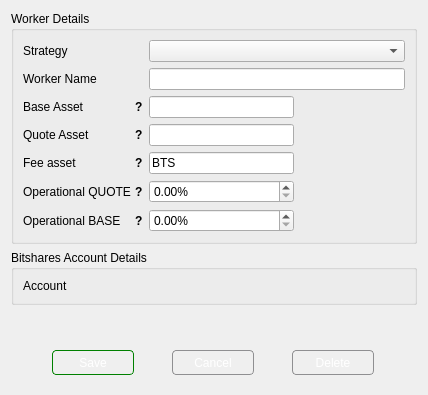
<?xml version="1.0" encoding="UTF-8"?>
<ui version="4.0">
 <class>Dialog</class>
 <widget class="QDialog" name="Dialog">
  <property name="geometry">
   <rect>
    <x>0</x>
    <y>0</y>
    <width>428</width>
    <height>395</height>
   </rect>
  </property>
  <property name="windowTitle">
   <string>EVRAZ DEXbot - Edit Worker</string>
  </property>
  <layout class="QVBoxLayout" name="verticalLayout">
   <item>
    <widget class="QGroupBox" name="groupBox">
     <property name="title">
      <string>Worker Details</string>
     </property>
     <layout class="QFormLayout" name="formLayout_3">
      <item row="0" column="0">
       <widget class="QLabel" name="strategy_label">
        <property name="minimumSize">
         <size>
          <width>120</width>
          <height>0</height>
         </size>
        </property>
        <property name="maximumSize">
         <size>
          <width>120</width>
          <height>16777215</height>
         </size>
        </property>
        <property name="text">
         <string>Strategy</string>
        </property>
        <property name="buddy">
         <cstring>strategy_input</cstring>
        </property>
       </widget>
      </item>
      <item row="0" column="1">
       <widget class="QComboBox" name="strategy_input">
        <property name="currentIndex">
         <number>-1</number>
        </property>
       </widget>
      </item>
      <item row="1" column="0">
       <widget class="QLabel" name="worker_name_label">
        <property name="minimumSize">
         <size>
          <width>120</width>
          <height>0</height>
         </size>
        </property>
        <property name="maximumSize">
         <size>
          <width>120</width>
          <height>16777215</height>
         </size>
        </property>
        <property name="text">
         <string>Worker Name</string>
        </property>
        <property name="buddy">
         <cstring>worker_name_input</cstring>
        </property>
       </widget>
      </item>
      <item row="1" column="1">
       <widget class="QLineEdit" name="worker_name_input"/>
      </item>
      <item row="5" column="1">
       <widget class="QLineEdit" name="quote_asset_input">
        <property name="sizePolicy">
         <sizepolicy hsizetype="Fixed" vsizetype="Fixed">
          <horstretch>0</horstretch>
          <verstretch>0</verstretch>
         </sizepolicy>
        </property>
        <property name="maximumSize">
         <size>
          <width>145</width>
          <height>16777215</height>
         </size>
        </property>
       </widget>
      </item>
      <item row="3" column="0">
       <widget class="QWidget" name="base_asset_wrap" native="true">
        <property name="sizePolicy">
         <sizepolicy hsizetype="Fixed" vsizetype="Preferred">
          <horstretch>0</horstretch>
          <verstretch>0</verstretch>
         </sizepolicy>
        </property>
        <property name="minimumSize">
         <size>
          <width>120</width>
          <height>0</height>
         </size>
        </property>
        <property name="maximumSize">
         <size>
          <width>120</width>
          <height>16777215</height>
         </size>
        </property>
        <layout class="QHBoxLayout" name="horizontalLayout">
         <property name="spacing">
          <number>0</number>
         </property>
         <property name="leftMargin">
          <number>0</number>
         </property>
         <property name="topMargin">
          <number>0</number>
         </property>
         <property name="rightMargin">
          <number>0</number>
         </property>
         <property name="bottomMargin">
          <number>0</number>
         </property>
         <item>
          <widget class="QLabel" name="base_asset_label">
           <property name="minimumSize">
            <size>
             <width>0</width>
             <height>0</height>
            </size>
           </property>
           <property name="maximumSize">
            <size>
             <width>16777215</width>
             <height>16777215</height>
            </size>
           </property>
           <property name="text">
            <string>Base Asset</string>
           </property>
          </widget>
         </item>
         <item>
          <widget class="QLabel" name="base_asset_tooltip">
           <property name="sizePolicy">
            <sizepolicy hsizetype="Fixed" vsizetype="Preferred">
             <horstretch>0</horstretch>
             <verstretch>0</verstretch>
            </sizepolicy>
           </property>
           <property name="font">
            <font>
             <bold>true</bold>
            </font>
           </property>
           <property name="cursor">
            <cursorShape>WhatsThisCursor</cursorShape>
           </property>
           <property name="toolTip">
            <string>Asset to be used as unit of measure</string>
           </property>
           <property name="text">
            <string>?</string>
           </property>
           <property name="margin">
            <number>5</number>
           </property>
          </widget>
         </item>
        </layout>
       </widget>
      </item>
      <item row="5" column="0">
       <widget class="QWidget" name="quote_asset_wrap" native="true">
        <property name="sizePolicy">
         <sizepolicy hsizetype="Fixed" vsizetype="Preferred">
          <horstretch>0</horstretch>
          <verstretch>0</verstretch>
         </sizepolicy>
        </property>
        <property name="minimumSize">
         <size>
          <width>120</width>
          <height>0</height>
         </size>
        </property>
        <property name="maximumSize">
         <size>
          <width>120</width>
          <height>16777215</height>
         </size>
        </property>
        <layout class="QHBoxLayout" name="horizontalLayout_3">
         <property name="spacing">
          <number>0</number>
         </property>
         <property name="leftMargin">
          <number>0</number>
         </property>
         <property name="topMargin">
          <number>0</number>
         </property>
         <property name="rightMargin">
          <number>0</number>
         </property>
         <property name="bottomMargin">
          <number>0</number>
         </property>
         <item>
          <widget class="QLabel" name="quote_asset_label">
           <property name="minimumSize">
            <size>
             <width>0</width>
             <height>0</height>
            </size>
           </property>
           <property name="maximumSize">
            <size>
             <width>16777215</width>
             <height>16777215</height>
            </size>
           </property>
           <property name="text">
            <string>Quote Asset</string>
           </property>
           <property name="buddy">
            <cstring>quote_asset_input</cstring>
           </property>
          </widget>
         </item>
         <item>
          <widget class="QLabel" name="quote_asset_tooltip">
           <property name="sizePolicy">
            <sizepolicy hsizetype="Fixed" vsizetype="Preferred">
             <horstretch>0</horstretch>
             <verstretch>0</verstretch>
            </sizepolicy>
           </property>
           <property name="font">
            <font>
             <bold>true</bold>
            </font>
           </property>
           <property name="cursor">
            <cursorShape>WhatsThisCursor</cursorShape>
           </property>
           <property name="toolTip">
            <string>Asset to be bought and sold</string>
           </property>
           <property name="text">
            <string>?</string>
           </property>
           <property name="margin">
            <number>5</number>
           </property>
          </widget>
         </item>
        </layout>
       </widget>
      </item>
      <item row="6" column="0">
       <widget class="QWidget" name="fee_asset_wrap" native="true">
        <property name="sizePolicy">
         <sizepolicy hsizetype="Fixed" vsizetype="Preferred">
          <horstretch>0</horstretch>
          <verstretch>0</verstretch>
         </sizepolicy>
        </property>
        <property name="minimumSize">
         <size>
          <width>120</width>
          <height>0</height>
         </size>
        </property>
        <property name="maximumSize">
         <size>
          <width>120</width>
          <height>16777215</height>
         </size>
        </property>
        <layout class="QHBoxLayout" name="horizontalLayout_5">
         <property name="spacing">
          <number>0</number>
         </property>
         <property name="leftMargin">
          <number>0</number>
         </property>
         <property name="topMargin">
          <number>0</number>
         </property>
         <property name="rightMargin">
          <number>0</number>
         </property>
         <property name="bottomMargin">
          <number>0</number>
         </property>
         <item>
          <widget class="QLabel" name="fee_asset_label">
           <property name="minimumSize">
            <size>
             <width>0</width>
             <height>0</height>
            </size>
           </property>
           <property name="maximumSize">
            <size>
             <width>16777215</width>
             <height>16777215</height>
            </size>
           </property>
           <property name="text">
            <string>Fee asset</string>
           </property>
           <property name="buddy">
            <cstring>quote_asset_input</cstring>
           </property>
          </widget>
         </item>
         <item>
          <widget class="QLabel" name="fee_asset_tooltip">
           <property name="sizePolicy">
            <sizepolicy hsizetype="Fixed" vsizetype="Preferred">
             <horstretch>0</horstretch>
             <verstretch>0</verstretch>
            </sizepolicy>
           </property>
           <property name="font">
            <font>
             <bold>true</bold>
            </font>
           </property>
           <property name="cursor">
            <cursorShape>WhatsThisCursor</cursorShape>
           </property>
           <property name="toolTip">
            <string>Asset to be used to pay transaction fees</string>
           </property>
           <property name="text">
            <string>?</string>
           </property>
           <property name="margin">
            <number>5</number>
           </property>
          </widget>
         </item>
        </layout>
       </widget>
      </item>
      <item row="6" column="1">
       <widget class="QLineEdit" name="fee_asset_input">
        <property name="sizePolicy">
         <sizepolicy hsizetype="Fixed" vsizetype="Fixed">
          <horstretch>0</horstretch>
          <verstretch>0</verstretch>
         </sizepolicy>
        </property>
        <property name="minimumSize">
         <size>
          <width>145</width>
          <height>0</height>
         </size>
        </property>
        <property name="maximumSize">
         <size>
          <width>80</width>
          <height>16777215</height>
         </size>
        </property>
        <property name="text">
         <string>BTS</string>
        </property>
       </widget>
      </item>
      <item row="3" column="1">
       <widget class="QLineEdit" name="base_asset_input">
        <property name="sizePolicy">
         <sizepolicy hsizetype="Fixed" vsizetype="Fixed">
          <horstretch>0</horstretch>
          <verstretch>0</verstretch>
         </sizepolicy>
        </property>
        <property name="minimumSize">
         <size>
          <width>145</width>
          <height>0</height>
         </size>
        </property>
        <property name="maximumSize">
         <size>
          <width>145</width>
          <height>16777215</height>
         </size>
        </property>
       </widget>
      </item>
      <item row="7" column="0">
       <widget class="QWidget" name="operational_quote_wrap" native="true">
        <property name="sizePolicy">
         <sizepolicy hsizetype="Fixed" vsizetype="Preferred">
          <horstretch>0</horstretch>
          <verstretch>0</verstretch>
         </sizepolicy>
        </property>
        <property name="minimumSize">
         <size>
          <width>120</width>
          <height>0</height>
         </size>
        </property>
        <property name="maximumSize">
         <size>
          <width>120</width>
          <height>16777215</height>
         </size>
        </property>
        <layout class="QHBoxLayout" name="horizontalLayout_6">
         <property name="spacing">
          <number>0</number>
         </property>
         <property name="leftMargin">
          <number>0</number>
         </property>
         <property name="topMargin">
          <number>0</number>
         </property>
         <property name="rightMargin">
          <number>0</number>
         </property>
         <property name="bottomMargin">
          <number>0</number>
         </property>
         <item>
          <widget class="QLabel" name="operational_quote_label">
           <property name="minimumSize">
            <size>
             <width>0</width>
             <height>0</height>
            </size>
           </property>
           <property name="maximumSize">
            <size>
             <width>16777215</width>
             <height>16777215</height>
            </size>
           </property>
           <property name="text">
            <string>Operational QUOTE</string>
           </property>
           <property name="buddy">
            <cstring>quote_asset_input</cstring>
           </property>
          </widget>
         </item>
         <item>
          <widget class="QLabel" name="operational_quote_tooltip">
           <property name="sizePolicy">
            <sizepolicy hsizetype="Fixed" vsizetype="Preferred">
             <horstretch>0</horstretch>
             <verstretch>0</verstretch>
            </sizepolicy>
           </property>
           <property name="font">
            <font>
             <bold>true</bold>
            </font>
           </property>
           <property name="cursor">
            <cursorShape>WhatsThisCursor</cursorShape>
           </property>
           <property name="toolTip">
            <string>Max % of QUOTE asset available to this worker, 0 - auto</string>
           </property>
           <property name="text">
            <string>?</string>
           </property>
           <property name="margin">
            <number>5</number>
           </property>
          </widget>
         </item>
        </layout>
       </widget>
      </item>
      <item row="8" column="0">
       <widget class="QWidget" name="operational_base_wrap" native="true">
        <property name="sizePolicy">
         <sizepolicy hsizetype="Fixed" vsizetype="Preferred">
          <horstretch>0</horstretch>
          <verstretch>0</verstretch>
         </sizepolicy>
        </property>
        <property name="minimumSize">
         <size>
          <width>120</width>
          <height>0</height>
         </size>
        </property>
        <property name="maximumSize">
         <size>
          <width>120</width>
          <height>16777215</height>
         </size>
        </property>
        <layout class="QHBoxLayout" name="horizontalLayout_7">
         <property name="spacing">
          <number>0</number>
         </property>
         <property name="leftMargin">
          <number>0</number>
         </property>
         <property name="topMargin">
          <number>0</number>
         </property>
         <property name="rightMargin">
          <number>0</number>
         </property>
         <property name="bottomMargin">
          <number>0</number>
         </property>
         <item>
          <widget class="QLabel" name="operational_base_label">
           <property name="minimumSize">
            <size>
             <width>0</width>
             <height>0</height>
            </size>
           </property>
           <property name="maximumSize">
            <size>
             <width>16777215</width>
             <height>16777215</height>
            </size>
           </property>
           <property name="text">
            <string>Operational BASE</string>
           </property>
           <property name="buddy">
            <cstring>quote_asset_input</cstring>
           </property>
          </widget>
         </item>
         <item>
          <widget class="QLabel" name="operational_base_tooltip">
           <property name="sizePolicy">
            <sizepolicy hsizetype="Fixed" vsizetype="Preferred">
             <horstretch>0</horstretch>
             <verstretch>0</verstretch>
            </sizepolicy>
           </property>
           <property name="font">
            <font>
             <bold>true</bold>
            </font>
           </property>
           <property name="cursor">
            <cursorShape>WhatsThisCursor</cursorShape>
           </property>
           <property name="toolTip">
            <string>Max % of BASE asset available to this worker, 0 - auto</string>
           </property>
           <property name="text">
            <string>?</string>
           </property>
           <property name="margin">
            <number>5</number>
           </property>
          </widget>
         </item>
        </layout>
       </widget>
      </item>
      <item row="7" column="1">
       <widget class="QDoubleSpinBox" name="operational_percent_quote_input">
        <property name="minimumSize">
         <size>
          <width>145</width>
          <height>0</height>
         </size>
        </property>
        <property name="maximumSize">
         <size>
          <width>80</width>
          <height>16777215</height>
         </size>
        </property>
        <property name="cursor">
         <cursorShape>ArrowCursor</cursorShape>
        </property>
        <property name="mouseTracking">
         <bool>true</bool>
        </property>
        <property name="focusPolicy">
         <enum>Qt::WheelFocus</enum>
        </property>
        <property name="prefix">
         <string/>
        </property>
        <property name="suffix">
         <string>%</string>
        </property>
        <property name="maximum">
         <double>100.000000000000000</double>
        </property>
        <property name="singleStep">
         <double>1.000000000000000</double>
        </property>
       </widget>
      </item>
      <item row="8" column="1">
       <widget class="QDoubleSpinBox" name="operational_percent_base_input">
        <property name="minimumSize">
         <size>
          <width>145</width>
          <height>0</height>
         </size>
        </property>
        <property name="maximumSize">
         <size>
          <width>80</width>
          <height>16777215</height>
         </size>
        </property>
        <property name="cursor">
         <cursorShape>ArrowCursor</cursorShape>
        </property>
        <property name="mouseTracking">
         <bool>true</bool>
        </property>
        <property name="focusPolicy">
         <enum>Qt::WheelFocus</enum>
        </property>
        <property name="prefix">
         <string/>
        </property>
        <property name="suffix">
         <string>%</string>
        </property>
        <property name="maximum">
         <double>100.000000000000000</double>
        </property>
        <property name="singleStep">
         <double>1.000000000000000</double>
        </property>
       </widget>
      </item>
     </layout>
    </widget>
   </item>
   <item>
    <widget class="QGroupBox" name="groupBox_2">
     <property name="title">
      <string>Bitshares Account Details</string>
     </property>
     <layout class="QFormLayout" name="formLayout_2">
      <property name="rowWrapPolicy">
       <enum>QFormLayout::WrapLongRows</enum>
      </property>
      <item row="0" column="0">
       <widget class="QLabel" name="account_label">
        <property name="sizePolicy">
         <sizepolicy hsizetype="Fixed" vsizetype="Preferred">
          <horstretch>0</horstretch>
          <verstretch>0</verstretch>
         </sizepolicy>
        </property>
        <property name="minimumSize">
         <size>
          <width>120</width>
          <height>0</height>
         </size>
        </property>
        <property name="maximumSize">
         <size>
          <width>120</width>
          <height>16777215</height>
         </size>
        </property>
        <property name="text">
         <string>Account</string>
        </property>
       </widget>
      </item>
      <item row="0" column="1">
       <widget class="QLabel" name="account_name">
        <property name="text">
         <string/>
        </property>
       </widget>
      </item>
     </layout>
    </widget>
   </item>
   <item>
    <widget class="QWidget" name="widget_2" native="true">
     <layout class="QVBoxLayout" name="strategy_container">
      <property name="leftMargin">
       <number>0</number>
      </property>
      <property name="topMargin">
       <number>0</number>
      </property>
      <property name="rightMargin">
       <number>0</number>
      </property>
      <property name="bottomMargin">
       <number>0</number>
      </property>
     </layout>
    </widget>
   </item>
   <item>
    <spacer name="verticalSpacer">
     <property name="orientation">
      <enum>Qt::Vertical</enum>
     </property>
     <property name="sizeHint" stdset="0">
      <size>
       <width>20</width>
       <height>1</height>
      </size>
     </property>
    </spacer>
   </item>
   <item>
    <widget class="QWidget" name="widget" native="true">
     <property name="sizePolicy">
      <sizepolicy hsizetype="Preferred" vsizetype="Fixed">
       <horstretch>0</horstretch>
       <verstretch>0</verstretch>
      </sizepolicy>
     </property>
     <layout class="QHBoxLayout" name="horizontalLayout_2">
      <item>
       <widget class="QPushButton" name="save_button">
        <property name="sizePolicy">
         <sizepolicy hsizetype="Fixed" vsizetype="Fixed">
          <horstretch>0</horstretch>
          <verstretch>0</verstretch>
         </sizepolicy>
        </property>
        <property name="cursor">
         <cursorShape>PointingHandCursor</cursorShape>
        </property>
        <property name="styleSheet">
         <string notr="true"> QPushButton {
	border: 1px solid #008000;
	border-radius: 4px;
	background-color: qlineargradient(x1: 0, y1: 0, x2: 0, y2: 1,
                                       stop: 0 #3CB371, stop: 1 #008000);
	min-width: 80px;
	min-height: 23px;
	color: #fff;
 }

 QPushButton:hover {
     background-color: qlineargradient(x1: 0, y1: 0, x2: 0, y2: 1,
                                       stop: 0 #3CB371, stop: 1 #008000);
 }</string>
        </property>
        <property name="text">
         <string>Save</string>
        </property>
       </widget>
      </item>
      <item>
       <widget class="QPushButton" name="cancel_button">
        <property name="sizePolicy">
         <sizepolicy hsizetype="Fixed" vsizetype="Fixed">
          <horstretch>0</horstretch>
          <verstretch>0</verstretch>
         </sizepolicy>
        </property>
        <property name="cursor">
         <cursorShape>PointingHandCursor</cursorShape>
        </property>
        <property name="styleSheet">
         <string notr="true"> QPushButton {
	border: 1px solid #8f8f91;
	border-radius: 4px;
	background-color: qlineargradient(x1: 0, y1: 0, x2: 0, y2: 1,
                                       stop: 0 #eb9994, stop: 1 #cc2522);
	min-width: 80px;
	min-height: 23px;
	color: #fff;
 }

 QPushButton:hover {
     background-color: qlineargradient(x1: 0, y1: 0, x2: 0, y2: 1,
                                       stop: 0 #ed9f9c, stop: 1 #db4240);
 }</string>
        </property>
        <property name="text">
         <string>Cancel</string>
        </property>
       </widget>
      </item>
      <item>
       <widget class="QPushButton" name="remove_button">
        <property name="sizePolicy">
         <sizepolicy hsizetype="Fixed" vsizetype="Fixed">
          <horstretch>0</horstretch>
          <verstretch>0</verstretch>
         </sizepolicy>
        </property>
        <property name="cursor">
         <cursorShape>PointingHandCursor</cursorShape>
        </property>
        <property name="styleSheet">
         <string notr="true"> QPushButton {
	border: 1px solid #8f8f91;
	border-radius: 4px;
	background-color: qlineargradient(x1: 0, y1: 0, x2: 0, y2: 1,
                                       stop: 0 #eb9994, stop: 1 #cc2522);
	min-width: 80px;
	min-height: 23px;
	color: #fff;
 }

 QPushButton:hover {
     background-color: qlineargradient(x1: 0, y1: 0, x2: 0, y2: 1,
                                       stop: 0 #ed9f9c, stop: 1 #db4240);
 }
</string>
        </property>
        <property name="text">
         <string>Delete</string>
        </property>
       </widget>
      </item>
     </layout>
    </widget>
   </item>
  </layout>
 </widget>
 <resources/>
 <connections/>
</ui>
